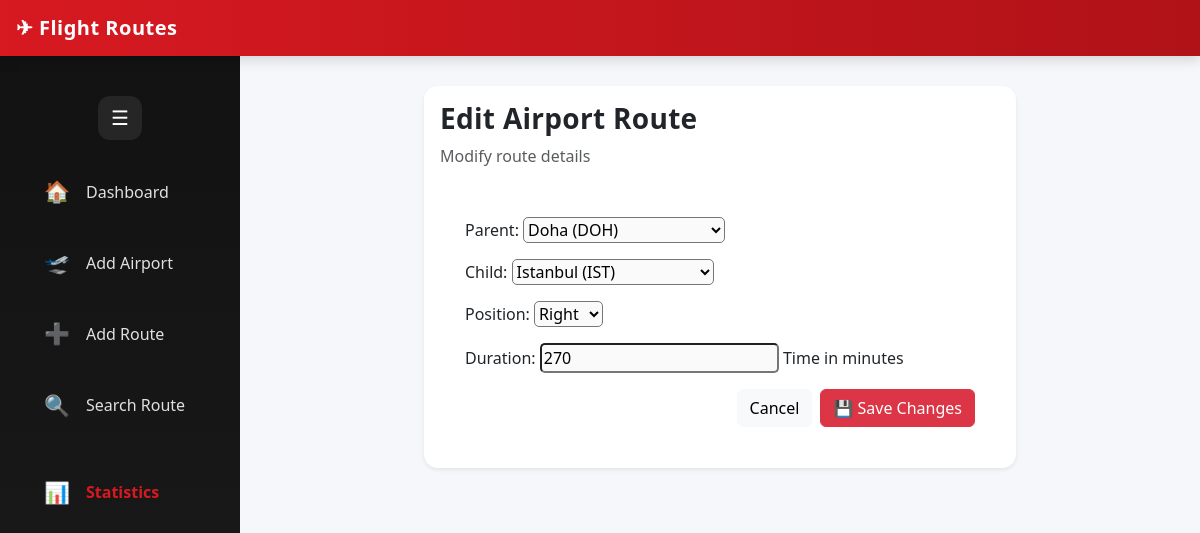
Screenshot of /route/9/edit/ with the database file from the repository.
### routes/models.py (models this page shows, shortened)
class BaseModel(models.Model):
    created_at = models.DateTimeField(auto_now_add=True)
    updated_at = models.DateTimeField(auto_now=True)
    class Meta:
        abstract = True

class AirportRoute(BaseModel):
    POSITION_CHOICES = (
        ('LEFT', 'Left'),
        ('RIGHT', 'Right'),
    )
    parent = models.ForeignKey(
        Airport,
        on_delete=models.CASCADE,
        related_name='parent_routes'
    )
    child = models.ForeignKey(
        Airport,
        on_delete=models.CASCADE,
        related_name='child_routes'
    )
    position = models.CharField(max_length=5, choices=POSITION_CHOICES)
    duration = models.PositiveIntegerField(help_text="Time in minutes")
    class Meta:
        unique_together = ('parent', 'position')

### routes/views.py (the view)
# urls.py: path('route/<int:pk>/edit/', edit_route, name='edit_route'),
def edit_route(request, pk):
    route = get_object_or_404(AirportRoute, pk=pk)
    form = AirportRouteForm(request.POST or None, instance=route)
    if form.is_valid():
        form.save()
        return redirect('home')
    return render(request, 'routes/edit_route.html', {
        'form': form,
        'route': route
    })

### routes/forms.py
class AirportRouteForm(forms.ModelForm):
    class Meta:
        model = AirportRoute
        fields = ['parent', 'child', 'position', 'duration']

### routes/models.py (called while the page is built)
    def __str__(self):
        return self.name

### templates/routes/edit_route.html (shortened to what this page needs)
{% extends 'routes/base.html' %}
{% block content %}
<div class="row justify-content-center">
  <div class="col-md-8">
    <div class="card shadow-sm">
      <div class="card-body">
        <h3>Edit Airport Route</h3>
        <p class="text-muted mb-4">
          Modify route details
        </p>
        <form method="post">
          {{ form.as_p }}
          <div class="d-flex justify-content-end">
            <a href="{% url 'home' %}" class="btn btn-light me-2">Cancel</a>
            <button type="submit" class="btn btn-danger">
              💾 Save Changes
            </button>
          </div>
        </form>
      </div>
    </div>
  </div>
</div>
{% endblock %}

### static/css/style.css (style rules this page uses)
:root { --flight-red: #d71921; --flight-dark: #1c1c1c; --flight-gold: #c9a24d; --soft-gray: #f5f7fa; }
body { background-color: var(--soft-gray); font-family: "Segoe UI", Roboto, Helvetica, Arial, sans-serif; color: #222; }
h3, h5 { font-weight: 600; letter-spacing: 0.3px; }
.card { border: none; border-radius: 14px; background-color: #fff; transition: transform 0.2s ease, box-shadow 0.2s ease; }
form { background: white; padding: 25px; border-radius: 14px; }
select, input[type="number"] { background-color: #fafafa; border-radius: 5px; }
body { overflow-x: hidden; }

### rows the page displays
AirportRoute: parent "Doha (DOH)", child "Istanbul (IST)", position "Right", duration "270"
